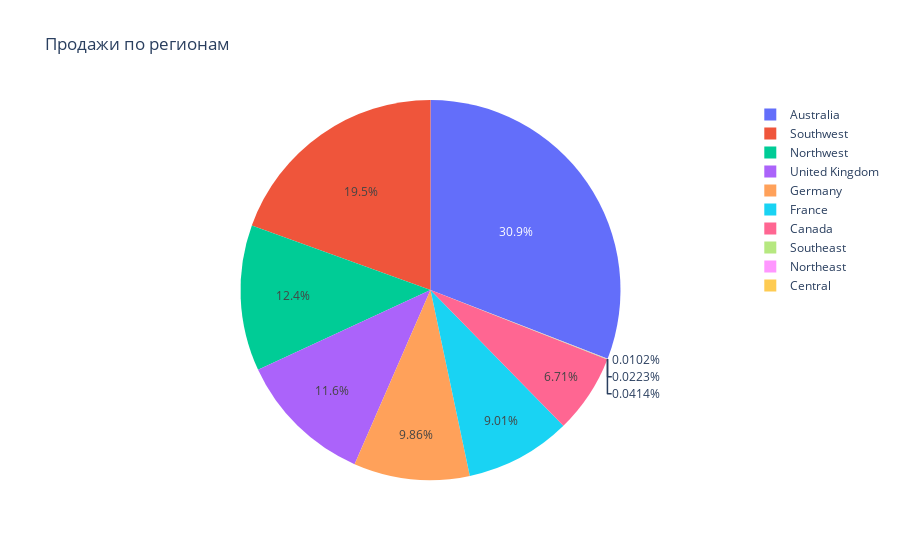

Write notebook code for a chart like this one.
### Code cell
# Продажи по странам
sales_by_country = merged_cleaned_data.groupby('Country')['SalesAmount'].sum().reset_index()
fig2 = px.choropleth(sales_by_country, locations='Country', color='SalesAmount',
                     locationmode='country names', title='Продажи по странам')
fig2.show()

# Продажи по регионам
sales_by_region = merged_cleaned_data.groupby('Region')['SalesAmount'].sum().reset_index()
fig3 = px.pie(sales_by_region, names='Region', values='SalesAmount', title='Продажи по регионам')
fig3.show()

### Figure 1 — Plotly figure (JSON) as saved in the notebook; plotly's stock layout.template omitted (floating-point values rounded to 4 significant figures)
{"data": [{"domain": {"x": [0, 1], "y": [0, 1]}, "hovertemplate": "Region=%{label}<br>SalesAmount=%{value}<extra></extra>", "labels": ["Australia", "Canada", "Central", "France", "Germany", "Northeast", "Northwest", "Southeast", "Southwest", "United Kingdom"], "legendgroup": "", "name": "", "showlegend": true, "type": "pie", "values": [9052000.0, 1967000.0, 3001.0, 2641000.0, 2891000.0, 6532.0, 3640000.0, 12120.0, 5709000.0, 3387000.0]}], "layout": {"legend": {"tracegroupgap": 0}, "title": {"text": "Продажи по регионам"}}}
